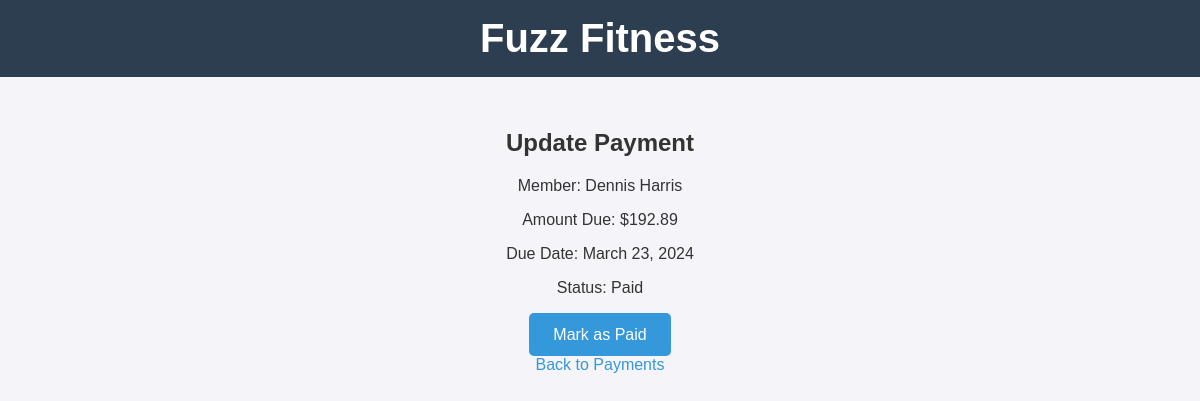
Before: /update-payment/52/ (signed in) with the older database file.
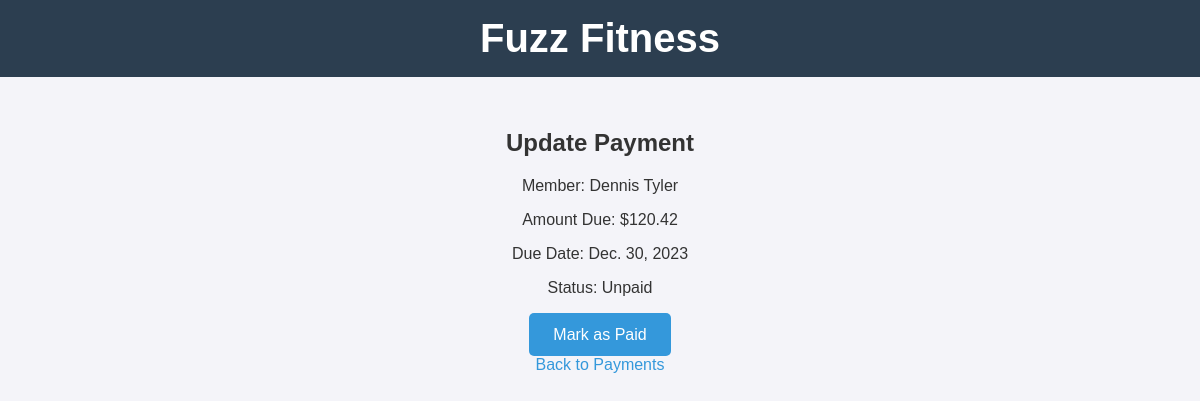
After: the same page with the newer database file.
### fitness_app/models.py (models this page shows, shortened)
class Payment(models.Model):
    member = models.ForeignKey(Member, on_delete=models.CASCADE, related_name="payments")
    amount_due = models.DecimalField(max_digits=10, decimal_places=2)
    due_date = models.DateField()
    payment_date = models.DateField(null=True, blank=True)
    is_paid = models.BooleanField(default=False)
    fine_amount = models.DecimalField(max_digits=6, decimal_places=2, default=0.00)

class Member(models.Model):
    user = models.OneToOneField(User, on_delete=models.CASCADE, null=True, blank=True)
    first_name = models.CharField(max_length=50)
    last_name = models.CharField(max_length=50)
    street_address = models.CharField(max_length=255)
    city = models.CharField(max_length=100)
    state = models.CharField(max_length=50)
    zipcode = models.CharField(max_length=10)
    date_of_birth = models.DateField()
    goal_description = models.TextField(default="No Goal Specified")
    goal_date = models.DateField()
    goal_weight = models.IntegerField(default=0)
    date_joined = models.DateField(auto_now_add=True)

### fitness_app/views.py (the view)
# urls.py: path('update-payment/<int:payment_id>/', views.update_payment, name='update_payment'),
@login_required
def update_payment(request, payment_id):
    try:
        user_role = UserRole.objects.get(user=request.user).role.name
    except UserRole.DoesNotExist:
        return render(request, "error.html", {"message": "Access Denied"})
    if user_role not in ["Receptionist", "Manager"]:
        return render(request, "error.html", {"message": "Access Denied"})
    payment = get_object_or_404(Payment, id=payment_id)
    if request.method == "POST":
        payment.payment_date = date.today()
        payment.is_paid = True
        payment.save()
        return redirect("track_payment")
    return render(request, "update_payment.html", {"payment": payment})

### fitness_app/templates/update_payment.html (shortened to what this page needs)
{% load static %}
<!DOCTYPE html>
<html lang="en">
<head>
    <link rel="stylesheet" href="{% static 'css/style.css' %}">
</head>
<body>
    <header>
        <h1>Fuzz Fitness</h1>
    </header>
    <main>
        <h2>Update Payment</h2>
        <p>Member: {{ payment.member.first_name }} {{ payment.member.last_name }}</p>
        <p>Amount Due: ${{ payment.amount_due }}</p>
        <p>Due Date: {{ payment.due_date }}</p>
        <p>Status: {% if payment.is_paid %}Paid{% else %}Unpaid{% endif %}</p>
        <form method="POST">
            <button type="submit">Mark as Paid</button>
        </form>
        <a href="{% url 'track_payment' %}">Back to Payments</a>
    </main>
</body>
</html>

Changed rows visible on the page:
changed Payment "Dennis": member.last_name "Harris" → "Tyler"; amount_due "192.89" → "120.42"; due_date "March 23, 2024" → "Dec. 30, 2023"
Other visible differences:
text no longer shown: "Paid"
text now shown: "Unpaid"
